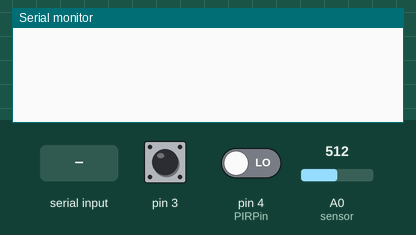
The sketch below on a simulated Arduino Uno, built with avr-gcc and run on an emulated ATmega328P. On the bench: the last lines printed to the serial monitor. The inputs (shaded band) are chosen by the test bench; at power-on: A0 (sensor) = 512, pin 4 (PIRPin) LOW, pin 3 HIGH. No radio packets arrive unless stated.

Above: at 1.2 s.
1.3 s: "G" received over Serial
At 4.0 s:
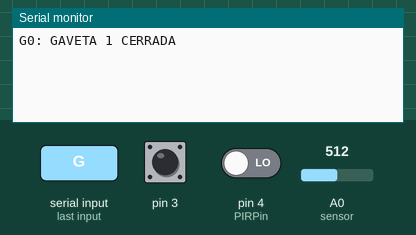
4.3 s: "C" received over Serial
7.3 s: A0 (sensor) set to 716
At 8.7 s:
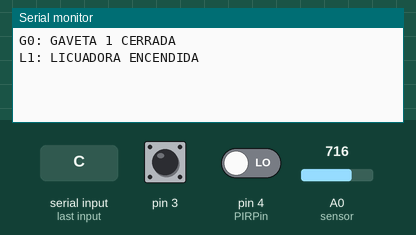
9.0 s: "M" received over Serial
12.0 s: pin 4 (PIRPin) driven HIGH
At 12.3 s:
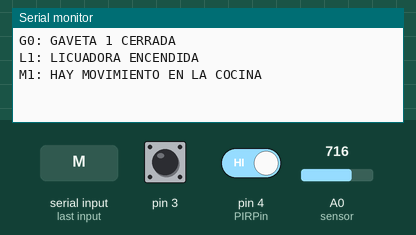
13.5 s: "H" received over Serial
At 17.0 s:
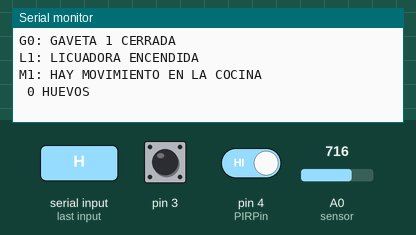

The sketch:

Apk-sensores-tres-receptor.ino
```cpp
#include <SPI.h>
#include <nRF24L01.h>
#include <RF24.h>

const int pinCE = 9;
const int pinCSN = 10;
RF24 radio(pinCE, pinCSN);

// Single radio pipe address for the 2 nodes to communicate.
const uint64_t pipe = 0xE8E8F0F0E1LL;

float data[3];

//DECLARACION DE VARIABLES PARA EL SENSOR DE MOVIMIENTO
       // pin para el LED
const int PIRPin = 4;         // pin de entrada (for PIR sensor)


// INICIALIZACION DE VARIABLES PARA EL SENSOR DE MOVIMIENTO
int pirState = LOW;           // de inicio no hay movimiento
int val = 0;                 // estado del pin

// INICIALIZACION DE VARIABLES PARA EL SENSOR DE CORRIENTE
float Sensibilidad=0.66; //sensibilidad en V/A para nuestro sensor
float offset=0; // Equivale a la amplitud del ruido

//DECLARACION DE VARIABLES PARA EL SENSOR MAGNETICO

// Definiciones
boolean abierto = false;
int cambios;

// Rutina de Interrupción
void interrupcion()
{
  abierto = true;
//  Serial.print("cambio ");
  if (cambios == 0)
    cambios ++;
  else {
    cambios = 0;
    abierto = false;
  }
  //Serial.println(cambios);
}

// CONTADOR DE HUEVOS


// this constant won't change:
const int  buttonPin1 = 6;    // the pin that the pushbutton is attached to
const int  buttonPin2 = 7;    // the pin that the pushbutton is attached to

// Variables will change:

int buttonState1 = 0;         // current state of the button
int buttonState2 = 0;         // current state of the button


void setup()
{
  //COMUNICACION POR RADIO
   radio.begin();
   Serial.begin(9600);
   radio.openReadingPipe(1, pipe);
   radio.startListening();

//declaracion sensor de movimiento

   pinMode(PIRPin, INPUT);

   //declaracion sensor de flujo

   digitalWrite(3, HIGH);
  attachInterrupt(1,interrupcion,HIGH); // Attaching the ISR to INT0

// CONTADOR HUEVOS

// initialize the button pin as a input:
  pinMode(buttonPin1, INPUT);
   pinMode(buttonPin2, INPUT);
  // initialize the LED as an output:


}

void loop()
{


  //proceso del sensor de corriente
  float Ip=get_corriente();//obtenemos la corriente pico
  float Irms=Ip*0.707; //Intensidad RMS = Ipico/(2^1/2)
  float P=Irms*110.0; // P=IV watts
// profeso del sensor de movimiento


  val = digitalRead(PIRPin);

// filtro sensor magnetico

if (Serial.available()) { //Si está disponible
     char c = Serial.read(); //Guardamos la lectura en una variable char


  if (c == 'G') {

    if (abierto){
    Serial.println("G1: GAVETA1 ABIERTA");


    }
    else{
    Serial.println("G0: GAVETA 1 CERRADA");


    }

    delay(2000);
  }
// filtro sensor de corriente

   if (c == 'C'){
  if (P>13){


  Serial.println("L1: LICUADORA ENCENDIDA");

  }

  else
  {

  Serial.println("L0: LICUADORA APAGADA");

    }
delay(2000);

   }


     // filtro sensor de movimiento

 if (c == 'M'){

   if (val == HIGH)   //si está activado
   {
      Serial.println("M1: HAY MOVIMIENTO EN LA COCINA");
      }
      else
      {
        Serial.println("M0: NO HAY MOVIMIENTO EN LA COCINA");
        }

        delay(2000);
 }

if (c == 'F'){

   if (radio.available())
   {
      radio.read(data,sizeof(data));
      if (data[0]==0) {
      Serial.println("LV0: LLAVE DE LAVAPLATOS CERRADA");
   }
   else {
    Serial.println("LV1: LLAVE DE LAVAPLATOS ABIERTA");

   }
   }
   delay(2000);
}

if (c == 'H'){


  if ((buttonState1 == HIGH) &&( buttonState2 == HIGH )) {

      Serial.println(" 2 HUEVOS");
    }
    else if ((buttonState1 == HIGH) || (buttonState2 == HIGH)) {

      Serial.println(" 1 HUEVOS");

          }
else  {

      Serial.println(" 0 HUEVOS");
    }

    delay(2000);
}


if (c=='A'){

if (abierto && val==HIGH && P>13){
    Serial.print("HAY ALGUIEN EN LA COCINA, LA GAVETA 1 ESTA ABIERTA Y LA LICUADORA ESTA ENCENDIDA ");
    }

  else
    Serial.print("NO HAY NADIE EN LA COCINA, LA GAVETA 1 ESTA CERRADA Y LA LICUADORA ESTA APAGADA, ");

    if (P>13 && val==HIGH){
  Serial.print("HAY ALGUIEN EN LA COCINA Y LA LICUADORA ESTA ENCENDIDA, ");
  }
  else
  {
  Serial.print("NO HAY NADIE EN LA COCINA Y LA LICUADORA ESTA APAGADA, ");
    }
if (abierto && val==HIGH)
     Serial.print("HAY ALGUIEN EN LA COCINA Y LA GAVETA 1 ESTA ABIERTA, ");
else
     Serial.print("NO HAY ALGUIEN EN LA COCINA Y LA GAVETA 1 ESTA CERRADA, ");


   if (radio.available())
   {
      radio.read(data,sizeof(data));


      if (data[0]==0 && val==LOW) {
      Serial.print("NO HAY NADIE EN LA COCINA Y LA LLAVE DEL LAVAPLATOS ESTA CERRADA, ");

   }
   else {
    Serial.print("HAY ALGUIEN EN LA COCINA Y LA LLAVE DEL LAVAPLATOS ESTA ABIERTA, ");
   }
   delay(2000);
   }

   Serial.println(".   ");


}


}
delay(2000);
}

float get_corriente()
{
  float voltajeSensor;
  float corriente=0;
  long tiempo=millis();
  float Imax=0;
  float Imin=0;
  while(millis()-tiempo<500)//realizamos mediciones durante 0.5 segundos
  {
    voltajeSensor = analogRead(A0) * (5.0 / 1023.0);//lectura del sensor
    corriente=0.9*corriente+0.1*((voltajeSensor-2.5)/Sensibilidad); //Ecuación  para obtener la corriente
    if(corriente>Imax)Imax=corriente;
    if(corriente<Imin)Imin=corriente;
  }
  return(((Imax-Imin)/2)-offset);
}
```

Measured:
- after the input at 1.3 s, the serial monitor: prints a new line after 1.7 s (image 1)
- after the input at 7.3 s, the serial monitor: prints a new line after 0.21 s (image 2)
- after the input at 12.0 s, the serial monitor: prints a new line at once (image 3)
- after the input at 13.5 s, the serial monitor: prints a new line after 3.0 s (image 4)
